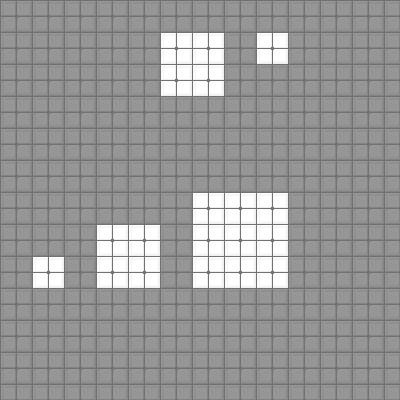

This game map was drawn from its Tiled (.tmx) file and the tilesets committed beside it. A one-line description and the full map source follow:
An orthogonal 25x25 tile map with 16x16 px tiles, 1 tile layer (Tile Layer 1).

<map version="1.0" orientation="orthogonal" renderorder="right-down" width="25" height="25" tilewidth="16" tileheight="16" nextobjectid="1">
 <tileset firstgid="1" name="Bestiles" tilewidth="16" tileheight="16" tilecount="16" columns="4">
  <image source="Tileset.png" width="64" height="64" />
 </tileset>
 <layer name="Tile Layer 1" width="25" height="25">
  <data encoding="csv">
3,4,3,4,3,4,3,4,3,4,3,4,3,4,3,4,3,4,3,4,3,4,3,4,3,
7,8,7,8,7,8,7,8,7,8,7,8,7,8,7,8,7,8,7,8,7,8,7,8,7,
3,4,3,4,3,4,3,4,3,4,1,2,1,2,3,4,1,2,3,4,3,4,3,4,3,
7,8,7,8,7,8,7,8,7,8,5,6,5,6,7,8,5,6,7,8,7,8,7,8,7,
3,4,3,4,3,4,3,4,3,4,1,2,1,2,3,4,3,4,3,4,3,4,3,4,3,
7,8,7,8,7,8,7,8,7,8,5,6,5,6,7,8,7,8,7,8,7,8,7,8,7,
3,4,3,4,3,4,3,4,3,4,3,4,3,4,3,4,3,4,3,4,3,4,3,4,3,
7,8,7,8,7,8,7,8,7,8,7,8,7,8,7,8,7,8,7,8,7,8,7,8,7,
3,4,3,4,3,4,3,4,3,4,3,4,3,4,3,4,3,4,3,4,3,4,3,4,3,
7,8,7,8,7,8,7,8,7,8,7,8,7,8,7,8,7,8,7,8,7,8,7,8,7,
3,4,3,4,3,4,3,4,3,4,3,4,3,4,3,4,3,4,3,4,3,4,3,4,3,
7,8,7,8,7,8,7,8,7,8,7,8,7,8,7,8,7,8,7,8,7,8,7,8,7,
3,4,3,4,3,4,3,4,3,4,3,4,1,2,1,2,1,2,3,4,3,4,3,4,3,
7,8,7,8,7,8,7,8,7,8,7,8,5,6,5,6,5,6,7,8,7,8,7,8,7,
3,4,3,4,3,4,1,2,1,2,3,4,1,2,1,2,1,2,3,4,3,4,3,4,3,
7,8,7,8,7,8,5,6,5,6,7,8,5,6,5,6,5,6,7,8,7,8,7,8,7,
3,4,1,2,3,4,1,2,1,2,3,4,1,2,1,2,1,2,3,4,3,4,3,4,3,
7,8,5,6,7,8,5,6,5,6,7,8,5,6,5,6,5,6,7,8,7,8,7,8,7,
3,4,3,4,3,4,3,4,3,4,3,4,3,4,3,4,3,4,3,4,3,4,3,4,3,
7,8,7,8,7,8,7,8,7,8,7,8,7,8,7,8,7,8,7,8,7,8,7,8,7,
3,4,3,4,3,4,3,4,3,4,3,4,3,4,3,4,3,4,3,4,3,4,3,4,3,
7,8,7,8,7,8,7,8,7,8,7,8,7,8,7,8,7,8,7,8,7,8,7,8,7,
3,4,3,4,3,4,3,4,3,4,3,4,3,4,3,4,3,4,3,4,3,4,3,4,3,
7,8,7,8,7,8,7,8,7,8,7,8,7,8,7,8,7,8,7,8,7,8,7,8,7,
3,4,3,4,3,4,3,4,3,4,3,4,3,4,3,4,3,4,3,4,3,4,3,4,3
</data>
 </layer>
</map>
